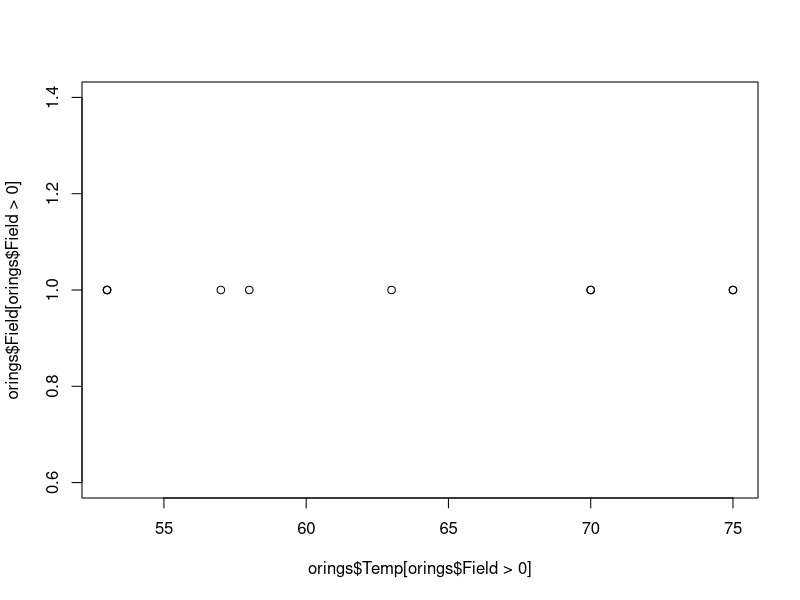
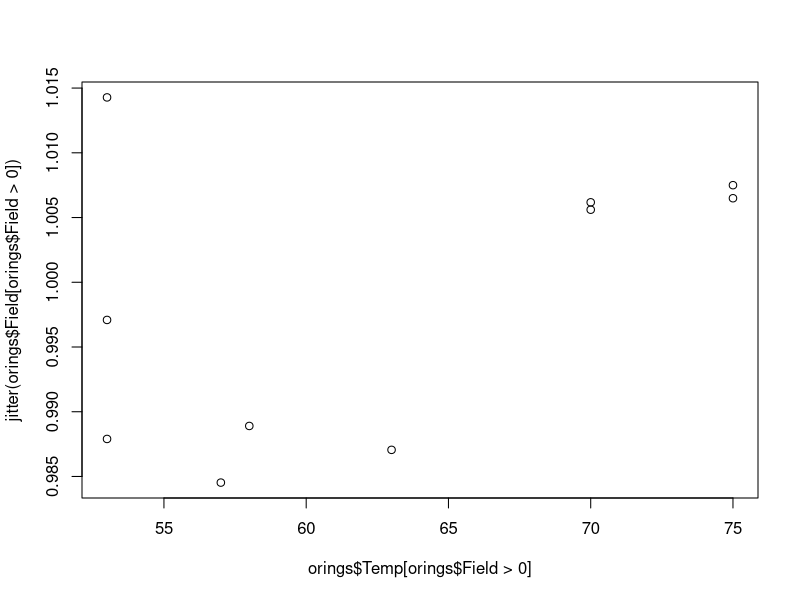
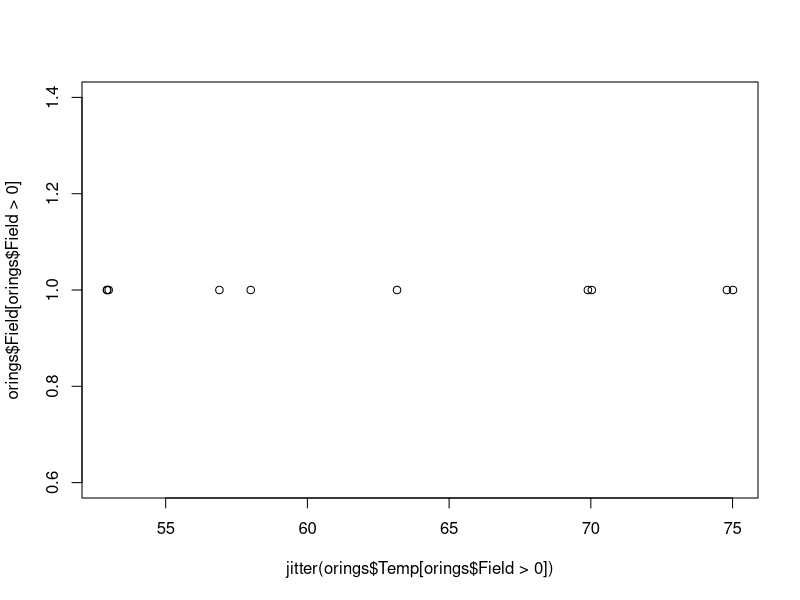
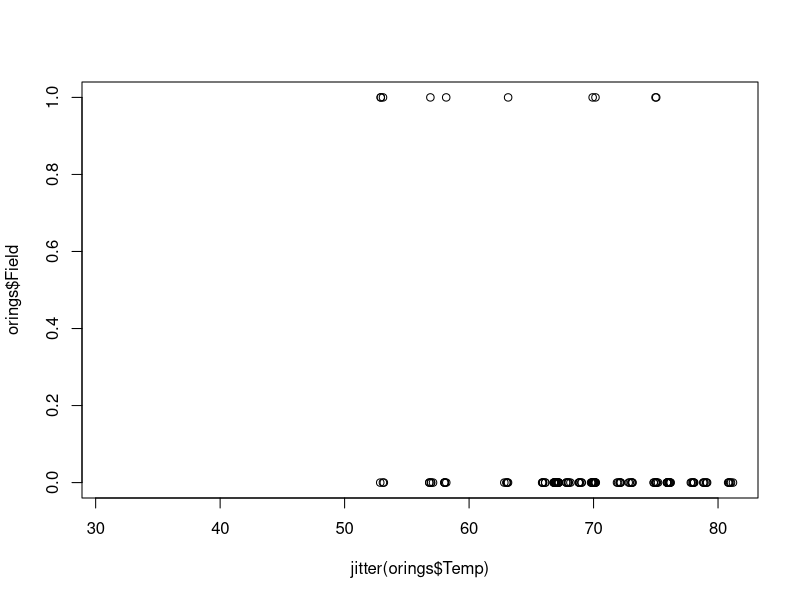
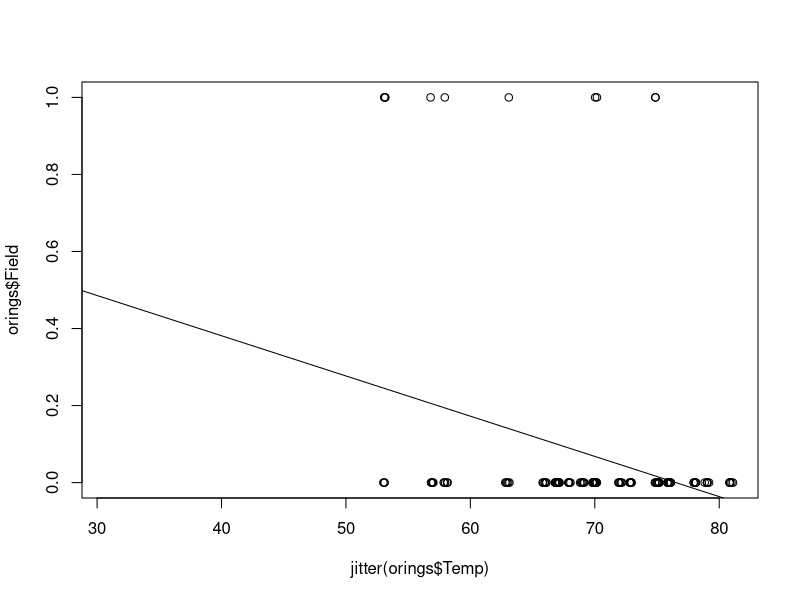
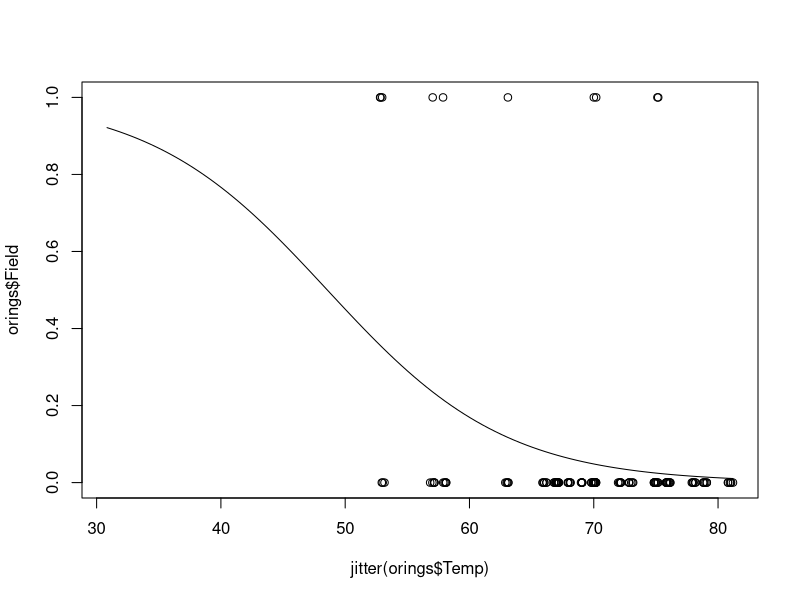
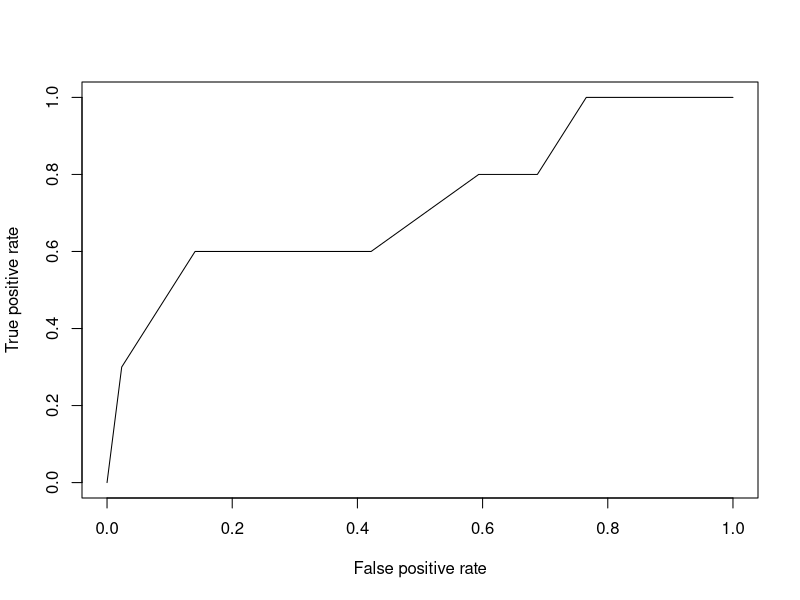

R code for these plots, in order:
## ---- chunk 1
orings <- read.csv("Orings.csv")
str(orings)
summary(orings)
## ---- chunk 2
tapply(orings$Field,orings$Flight,sum)
table(tapply(orings$Field,orings$Flight,sum))
## ---- chunk 3
plot(orings$Temp[orings$Field>0],orings$Field[orings$Field>0])
?jitter
plot(orings$Temp[orings$Field>0],jitter(orings$Field[orings$Field>0]))
plot(jitter(orings$Temp[orings$Field>0]),orings$Field[orings$Field>0])
plot(jitter(orings$Temp),orings$Field)
## ---- chunk 4
model1 <- lm(Field~Temp+Pres,data=orings)
summary(model1)
model2 <- lm(Field~Temp,data=orings)
summary(model2)
plot(jitter(orings$Temp),orings$Field)
abline(model2)
## ---- chunk 5
model3 <- glm(Field~Temp+Pres,data=orings,family=binomial)
summary(model3)
model4 <- glm(Field~Temp,data=orings,family=binomial)
summary(model4)
## ---- chunk 6
predict(model4,newdata=orings[144,])
predict(model4,newdata=orings[144,],type="response")
plot(jitter(orings$Temp),orings$Field)
?curve
curve(exp(6.75-0.139*x)/(1+exp(6.75-0.139*x)),add=T)
## ---- chunk 7
Pred <- predict(model4,newdata=orings,type="response")
table(Pred[1:138]>0.5,orings$Field[1:138])
table(Pred[1:138]>0.25,orings$Field[1:138])
table(Pred[1:138]>0.2,orings$Field[1:138])
## ---- chunk 8
#install.packages("ROCR")
library(ROCR)
ROCRpred <- prediction(Pred[1:138],orings$Field[1:138])
ROCRperf <- performance(ROCRpred,x.measure="fpr",measure="tpr")
plot(ROCRperf)
performance(ROCRpred,measure="auc")
